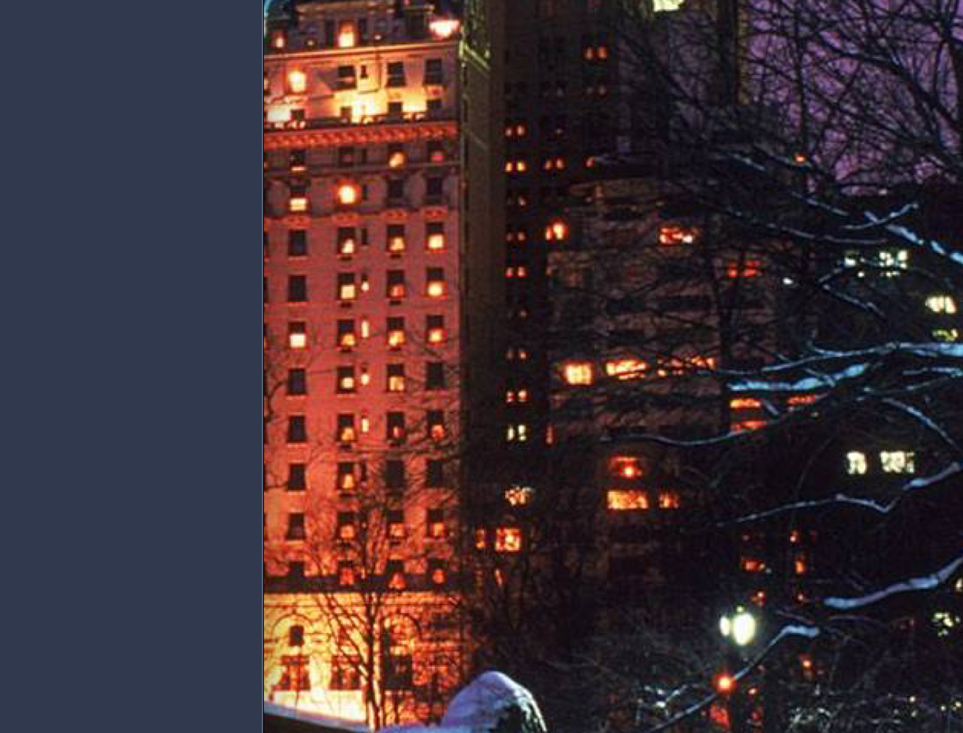
#> input picture 222.png, 963 x 733 px, shrunk from 1222 x 930 before the run
$ python test.py
#> lines starting #> are read from the running program, lines starting #| are printed output that depends on the picture
import cv2

imgs = cv2.imread("./222.png",0)
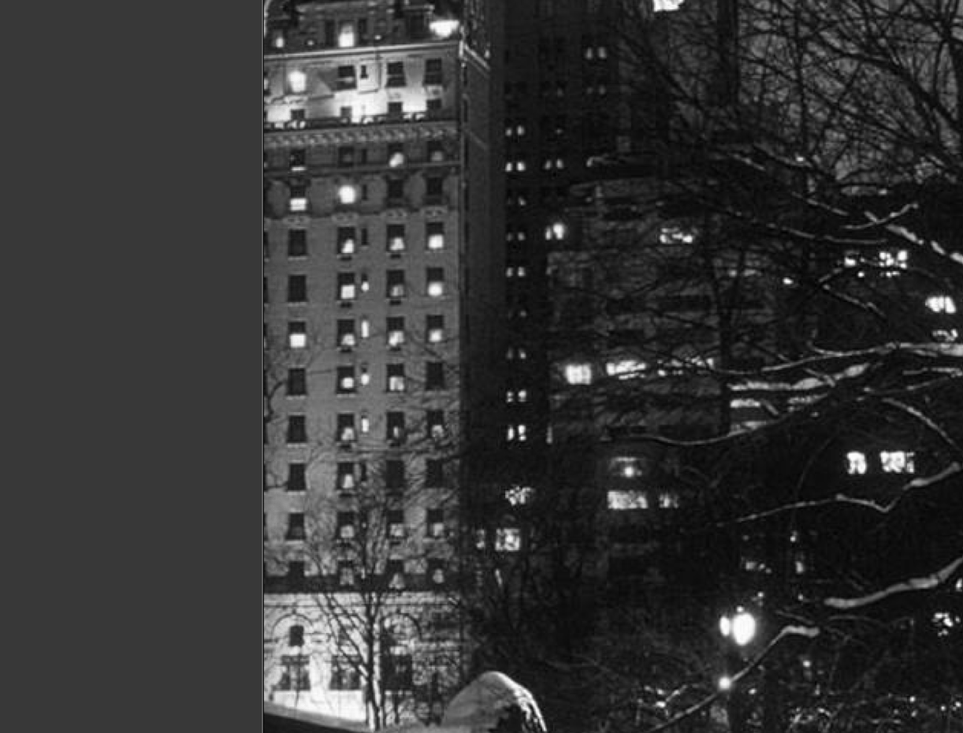
#> imgs: shape (733, 963); min 1, max 254, mean 52.4


cv2.imshow("TEST",imgs)
cv2.waitKey()
cv2.destroyAllWindows()
